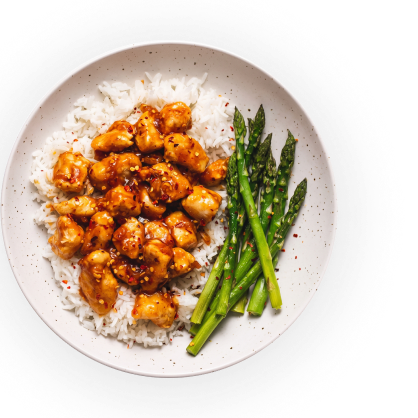
#> input picture assets/crumbs/crumbs-food-image-recipe-honey-sriracha-chicken-100-806.png, 418 x 418 px, found by its file name
$ python normalize-plates.py
#> lines starting #> are read from the running program, lines starting #| are printed output that depends on the picture
#!/usr/bin/env python3
"""Rebuild every recipe plate on a square transparent canvas with a consistent plate size and
position, keeping the soft drop shadow fully inside the image so nothing is clipped.

Needs Pillow + numpy.  Run from the repo root:  python3 scripts/normalize-plates.py
Sources are the Figma exports in assets/crumbs/; output goes to assets/crumbs/plates/{hero,tile}/<key>.png.
  hero: 418px square, plate centred (recipe detail, plan rows, cooking)
  tile: 400px square, plate larger in frame (Browse tiles, Home meal card)
"""
from pathlib import Path
import numpy as np
from PIL import Image, ImageFilter

A = Path('assets/crumbs')
PLATE = 337  # plate diameter in the Figma exports, in px
SOURCES = {
    'chicken': 'crumbs-food-image-recipe-honey-sriracha-chicken-100-806.png',
    'souvlaki': 'crumbs-food-image-recipe-chicken-souvlaki-100-808.png',
    'ratatouille': 'crumbs-food-image-recipe-tomato-lentil-ratatouille-100-810.png',
    'tofu': 'crumbs-food-image-recipe-tofu-piccata-100-812.png',
    'toasts': 'crumbs-food-image-recipe-additional-recipe-image-114-1096.png',
}
# canvas size, plate top-left (x centred, y chosen so the shadow, ~35px below the plate, stays inside)
SETS = {'hero': (418, 40), 'tile': (400, 22)}

def solid_bbox(img):
    a = np.array(img.getchannel('A'))
    ys, xs = np.where(a > 200)
    return xs.min(), ys.min(), xs.max() + 1, ys.max() + 1

def place(img, bbox, size, top):
    x0, y0, x1, y1 = bbox
    cx = (x0 + x1) / 2
    left = round(size / 2 - cx)
    canvas = Image.new('RGBA', (size, size), (0, 0, 0, 0))
    canvas.alpha_composite(img, (left, top - y0)) if left >= 0 and top - y0 >= 0 else canvas.paste(img, (left, top - y0), img)
    return canvas

def synthetic_shadow(plate):
    """Match the baked shadow of the Figma exports: ~#272727, ~8% at the plate edge, fading over ~35px, offset down."""
    w, h = plate.size
    pad = 70
    mask = Image.new('L', (w + 2 * pad, h + 2 * pad), 0)
    mask.paste(plate.getchannel('A'), (pad, pad + 12))
    mask = mask.filter(ImageFilter.GaussianBlur(15))
    shadow = Image.new('RGBA', mask.size, (39, 39, 39, 0))
    shadow.putalpha(mask.point(lambda v: int(v * 0.17)))
    out = shadow.copy()
    out.alpha_composite(plate, (pad, pad))
    return out

def main():
    for name, (size, top) in SETS.items():
        (A / 'plates' / name).mkdir(parents=True, exist_ok=True)
    jobs = {k: Image.open(A / f).convert('RGBA') for k, f in SOURCES.items()}
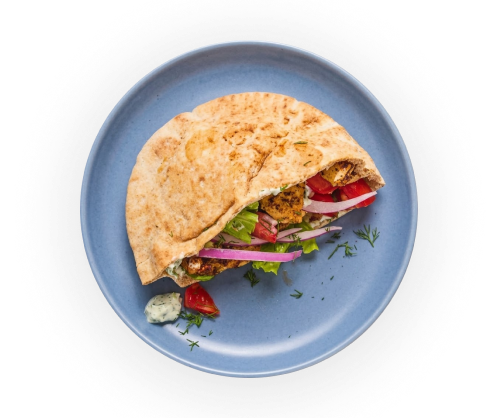
#> input picture assets/crumbs/crumbs-food-image-recipe-chicken-souvlaki-100-808.png, 498 x 418 px, found by its file name
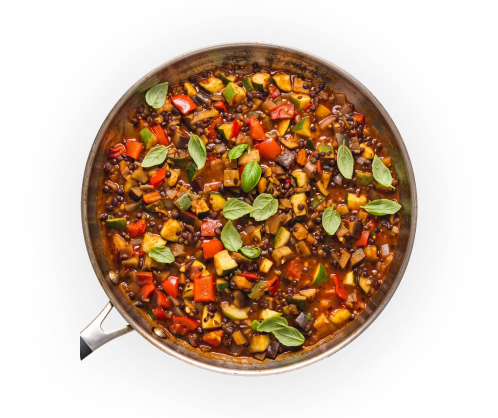
#> input picture assets/crumbs/crumbs-food-image-recipe-tomato-lentil-ratatouille-100-810.png, 498 x 418 px, found by its file name
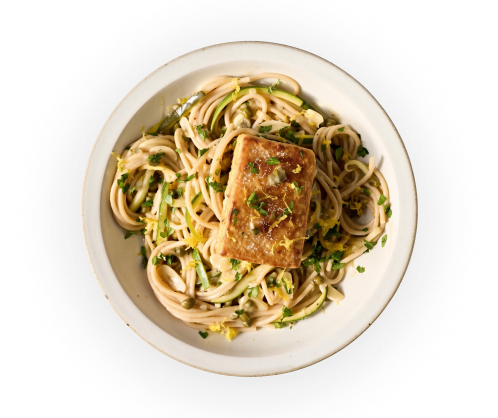
#> input picture assets/crumbs/crumbs-food-image-recipe-tofu-piccata-100-812.png, 498 x 418 px, found by its file name
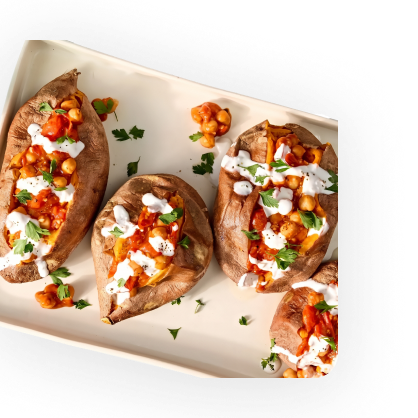
#> input picture assets/crumbs/crumbs-food-image-recipe-additional-recipe-image-114-1096.png, 418 x 418 px, found by its file name
#> jobs = 5 items
    ph = Image.open(A / 'recipe-placeholder.png').convert('RGBA')
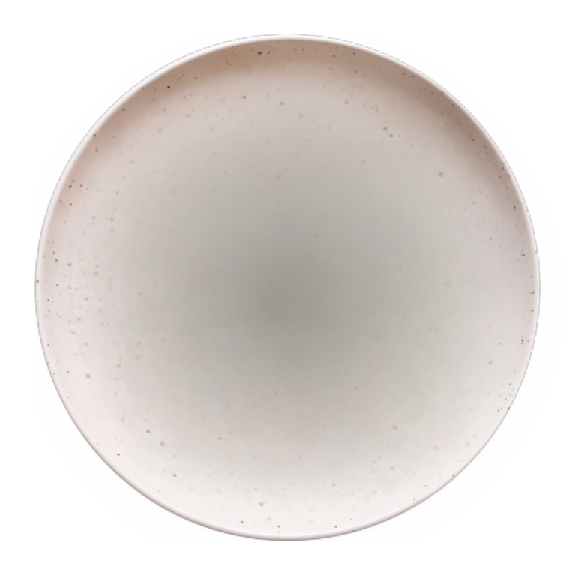
#> input picture assets/crumbs/recipe-placeholder.png, 576 x 576 px, found by its file name
#> ph is the input picture: PIL image 576x576 RGBA; mean R, G, B, A 123.4, 118, 114.4, 154.4
    bx = solid_bbox(ph)
#> bx = (36, 34, 539, 541)
    plate = ph.crop(bx)
    scale = PLATE / plate.width
#> scale = 0.67
    plate = plate.resize((PLATE, round(plate.height * scale)), Image.LANCZOS)
#> plate: PIL image 337x340 RGBA
    jobs['placeholder'] = synthetic_shadow(plate)
#> in synthetic_shadow, `mask = Image.new('L', (w + 2 * pad, h + 2 * pad), 0)`: mask: PIL image 477x480 L; every value is 0
    for key, img in jobs.items():
        bbox = solid_bbox(img)
        for name, (size, top) in SETS.items():
            out = place(img, bbox, size, top)
            out.save(A / 'plates' / name / f'{key}.png', optimize=True)
            print(name, key, out.size)
#> this loop made 6 passes
#> key on passes 1 to 6: 'chicken', 'souvlaki', 'ratatouille', 'tofu', 'toasts', 'placeholder'
#| hero chicken (418, 418)
#| tile chicken (400, 400)
#| hero souvlaki (418, 418)
#| tile souvlaki (400, 400)
#| hero ratatouille (418, 418)
#| tile ratatouille (400, 400)
#| hero tofu (418, 418)
#| tile tofu (400, 400)
#| hero toasts (418, 418)
#| tile toasts (400, 400)
#> (further printed lines are left out)
#> pass 1, in solid_bbox (call 2), `a = np.array(img.getchannel('A'))`:
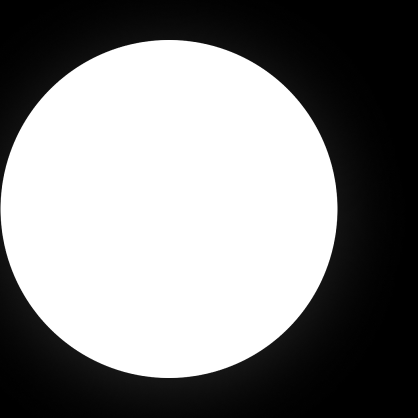
#> a: shape (418, 418); min 0, max 255, mean 133.2
#> after the loop:
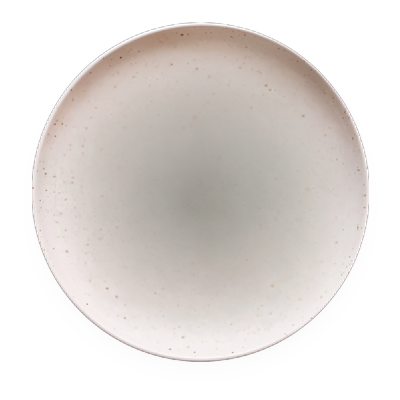
#> out: PIL image 400x400 RGBA; mean R, G, B, A 114.4, 109.5, 106.1, 143.5; transparent parts drawn white

if __name__ == '__main__':
    main()
